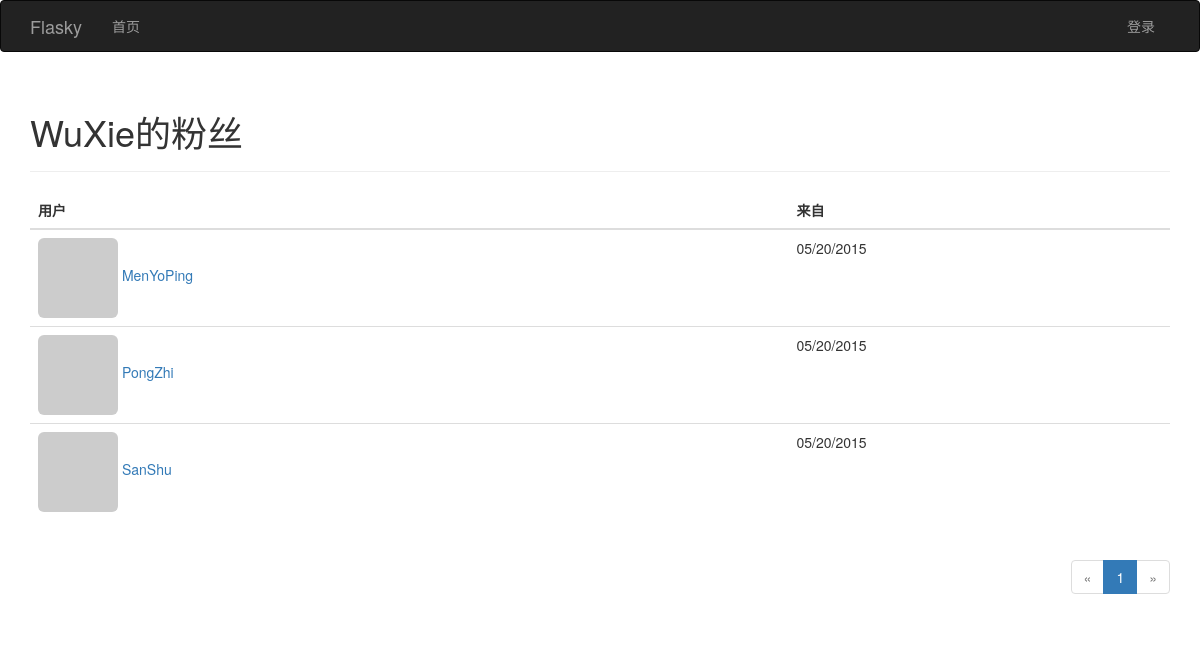
Screenshot of /followers/WuXie with the database file from the repository.
### app/models.py (models this page shows, shortened)
class User(UserMixin, db.Model):
              __tablename__ = 'users'                                       #表名 users
              id = db.Column(db.Integer, primary_key=True)                  #列名 id
              email = db.Column(db.String(64), unique=True, index=True)     #列名 email （用户使用电子邮件进行登录）
              username = db.Column(db.String(64), unique=True, index=True)  #列名 username
              role_id = db.Column(db.Integer, db.ForeignKey('roles.id'))
              password_hash = db.Column(db.String(128))                     #列名: 密码哈希散列
              confirmed = db.Column(db.Boolean, default=False)              #列名: 注册用户确认 (1表示已验证, 0表示没有验证)
              name = db.Column(db.String(64))                               #列名: 真实姓名
              location = db.Column(db.String(64))                           #列名: 所在地
              about_me = db.Column(db.Text())                               #列名: 自我介绍
              member_since = db.Column(db.DateTime(), default=datetime.utcnow)  #列名: 注册日期
              last_seen = db.Column(db.DateTime(), default=datetime.utcnow)     #列名: 最后访问日期
              avatar_hash = db.Column(db.String(32))  #Gravatar头像生成的MD5值
              posts = db.relationship('Post', backref='author', lazy='dynamic') #外链到posts文章表
              followed = db.relationship('Follow',
                                         foreign_keys=[Follow.follower_id],             #foreign_keys参数指定外键,防止外键间的歧义
                                         backref=db.backref('follower', lazy='joined'), #lazy='joined'  加载记录,但使用联结
                                         lazy='dynamic',                                #lazy='dynamic' 不加载记录，但提供加载记录的查询
                                         cascade='all, delete-orphan')                  #启用所有默认层叠选项,而且删除孤儿记录
              followers = db.relationship('Follow',
                                          foreign_keys=[Follow.followed_id],
                                          backref=db.backref('followed', lazy='joined'),
                                          lazy='dynamic',
                                          cascade='all, delete-orphan')
              @property  #@property作用是将方法函数变成了属性
              def password(self):
                            '''  password的只读属性(如果试图读取password属性的值,则会返回错误)  '''
                            raise AttributeError('password is not a readable attribute')
              def gravatar(self, size=100, default='identicon', rating='g'):
                            if request.is_secure:
                                          url = 'https://secure.gravatar.com/avatar'
                            else:
                                          url = 'http://www.gravatar.com/avatar'
                            hash = self.avatar_hash or hashlib.md5(self.email.encode('utf-8')).hexdigest()
                            return '{url}/{hash}?s={size}&d={default}&r={rating}'.format(url=url, hash=hash, size=size, default=default, rating=rating)
              ''' 使用: python manage.py shell
                       User.generate_fake(100)
              '''

class Follow(db.Model):
              __tablename__ = 'follows'
              follower_id = db.Column(db.Integer, db.ForeignKey('users.id'), primary_key=True) #自己     (左边)
              followed_id = db.Column(db.Integer, db.ForeignKey('users.id'), primary_key=True) #关注了谁 (右边)
              timestamp = db.Column(db.DateTime, default=datetime.utcnow) #日期时间

### app/main/views.py (the view)
@main.route('/followers/<username>')
def followers(username):
    user = User.query.filter_by(username=username).first()
    if user is None:
        flash(u'用户不存在')
        return redirect(url_for('.index'))
    page = request.args.get('page', 1, type=int)
    pagination = user.followers.paginate(page, per_page=current_app.config['FLASKY_FOLLOWERS_PER_PAGE'], error_out=False)
    follows = [{'user': item.follower, 'timestamp': item.timestamp} for item in pagination.items] #转换成一个新列表,列表中的各元素都包含user和timestamp字段.
    return render_template('followers.html', user=user, title=u'的粉丝', endpoint='.followers', pagination=pagination,
                           follows=follows)

### app/auth/views.py (called while the page is built)
@auth.before_app_request
def before_request():
              ''' 2.更新已登录用户的访问时间 '''
              if current_user.is_authenticated():
                            current_user.ping()   #更新已登录用户的访问时间
                            if not current_user.confirmed \
                               and request.endpoint[:5] != 'auth.' \
                               and request.endpoint != 'static':
                                          return redirect(url_for('auth.unconfirmed'))

### app/main/__init__.py (called while the page is built)
@main.app_context_processor
def inject_permissions():
              return dict(Permission=Permission)

### app/templates/followers.html (shortened to what this page needs)
{% extends "base.html" %}
{% import "_macros.html" as macros %}
{% block page_content %}
<div class="page-header">
<h1>{{ user.username }}{{ title }} </h1>
</div>
<table class="table table-hover followers">
<thead> <tr><th>用户</th> <th>来自</th></tr> </thead>
{% for follow in follows %}
{% if follow.user != user %}
<tr>
<td>
              <a href="{{ url_for('.user', username = follow.user.username)}}">
                            <img class="img-rounded" src="{{ follow.user.gravatar(size=32) }}">
                            {{ follow.user.username}}
              </a>
</td>
<td> {{ moment(follow.timestamp).format('L') }} </td>
</tr>
{% endif %}
{% endfor %}
</table>
<div class="pagination">
{{ macros.pagination_widget(pagination, endpoint, username = user.username )}}
</div>
{% endblock %}

### app/static/styles.css (style rules this page uses)
div.pagination { width: 100%; text-align: right; padding: 0px; margin: 0px; }

### rows the page displays
User: username "WuXie"
User: user.username "MenYoPing"
Follow: timestamp "05/20/2015"
User: user.username "PongZhi"
Follow: timestamp "05/20/2015"
User: user.username "SanShu"
Follow: timestamp "05/20/2015"

### other values shown
{{ title }} "的粉丝"
{{ p }} "1"
